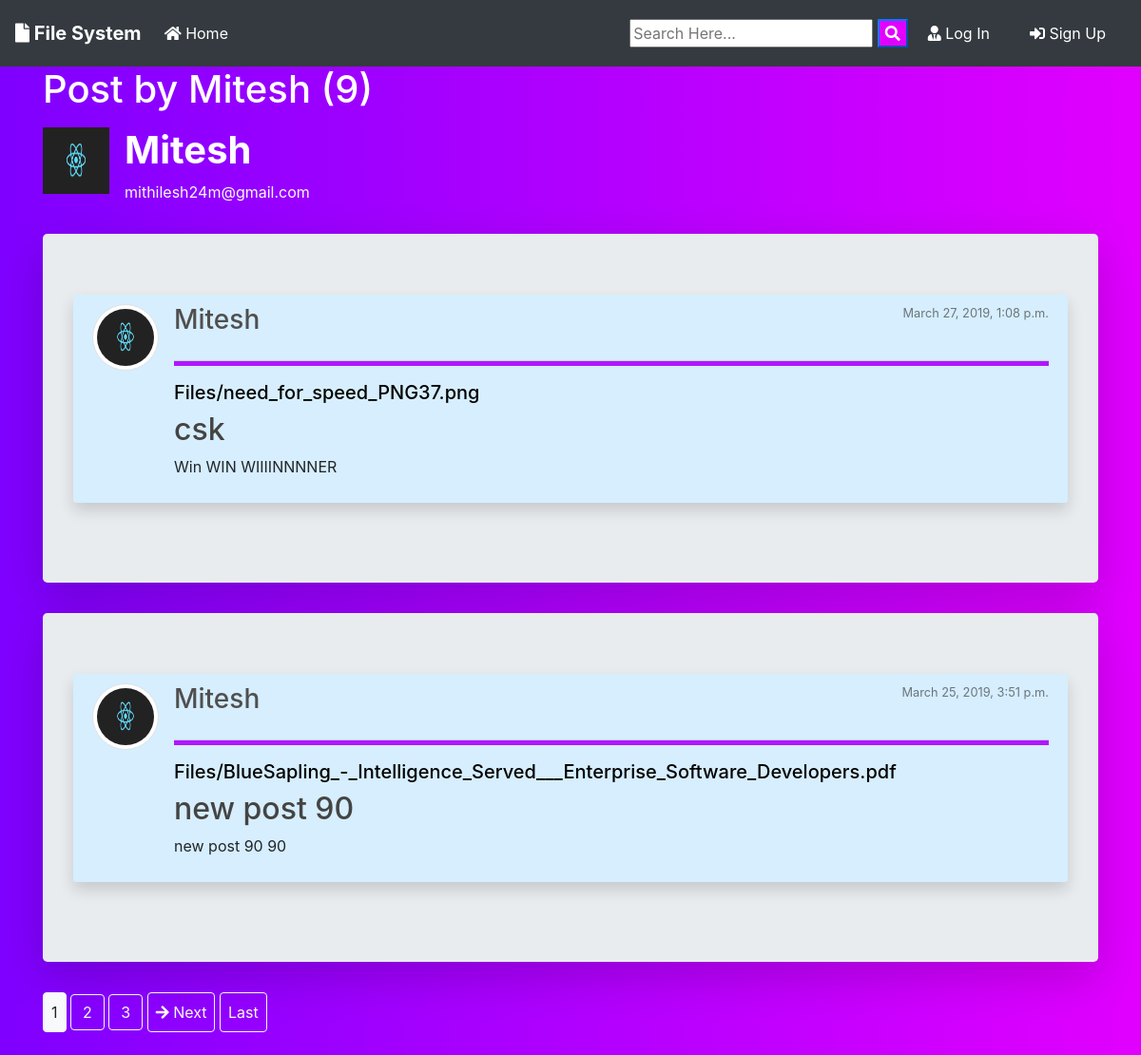
The app's page /user/Mitesh with its own data.
### FileApp/models.py (models this page shows, shortened)
class files(models.Model):
    FileName=models.CharField(max_length=100)
    file=models.FileField(null=True,blank=True,upload_to='Files')
    content=models.TextField()
    date_upload=models.DateTimeField(auto_now_add=True)
    author=models.ForeignKey(User,on_delete=models.CASCADE)

### users/models.py (models this page shows, shortened)
class Profile(models.Model):
    user = models.OneToOneField(User, on_delete=models.CASCADE)
    image = models.ImageField(default='default.jpg', upload_to='profile_pics')

### FileApp/views.py (the view)
# urls.py: path('user/<str:username>',UserPostListView.as_view(),name='user-file' ),
class UserPostListView(ListView):
    model=files
    template_name='File/user_posts.html'
    context_object_name='files'
    paginate_by=2
    def get_queryset(self):
        user=get_object_or_404(User,username=self.kwargs.get('username'))
        return files.objects.filter(author=user).order_by('-date_upload')

### FileApp/templates/File/user_posts.html (shortened to what this page needs)
{% extends 'File/base.html' %}
{% block content %}
<h1 class="mb-3 text-white">Post by {{ view.kwargs.username }} ({{ page_obj.paginator.count }})</h1>
{% for file in files|slice:"1" %}
<div class="media">
  <img id="1" data-toggle="modal" class="article-img img-fluid" data-target="#myModal" src='{{ file.author.profile.image.url  }}' alt='' />
<div class="media-body ">
    <h2 class="account-heading font-weight-bold text-white">{{ file.author }}</h2>
    <p class="font-weight-normal text-white text-light">{{ file.author.email }}</p>
</div>
</div>
{% endfor %}
{% for f in files %}
<div class="jumbotron mt-3 shadow-lg">
<article class="media content-section  shadow">
    <a href="{{ f.author.profile.image.url }}"><img src="{{ f.author.profile.image.url }}  " alt="" class="article-img rounded-circle img-thumbnail img-fluid">
    </a>
    <div class="media-body ">
      <div class="article-metadata d-flex justify-content-between">
        <a class="mr-2 " href="{% url 'user-file' f.author.username  %}"><h3>{{ f.author }}</h3></a>
        <small class="text-muted ">{{ f.date_upload }}</small>
      </div>
      <hr>
      {% if f.file %}
      <a href="{{ f.file.url }}"  download class="text-dark"><h5>{{ f.file }}</h5></a>
      {% endif %}
      <h2><a class="article-title" href="{% url 'file-detail' f.id %}">{{ f.FileName }}</a></h2>
      <p class="article-content">{{ f.content }}</p>
    </div>
  </article>
</div>
{% endfor %}
{% if is_paginated %}
  {% for num in page_obj.paginator.page_range %}
    {% if page_obj.number == num %}
    <a href="?page={{ num }}" class="btn btn-light p-2 mb-4">{{ num }}</a>
    {% elif num > page_obj.number|add:'-3' and num < page_obj.number|add:'3' %}
    <a href="?page={{ num }}" class="btn btn-outline-light  mb-4">{{ num }}</a>
    {% endif %}
  {% endfor %}
  {% if page_obj.has_next %}
  <a href="?page={{ page_obj.next_page_number }}" class="btn btn-outline-light p-2 mb-4"><i class="fas fa-arrow-right"></i> Next</a>
  <a href="?page={{ page_obj.paginator.num_pages }}" class="btn btn-outline-light p-2  mb-4">Last</a>
   {% endif %}
{% endif %}
{% endblock content %}

### FileApp/templates/File/base.html (shortened to what this page needs)
{% load staticfiles  %}
<!doctype html>
<html lang="en">
  <head>
    <link rel="stylesheet" href="https://stackpath.bootstrapcdn.com/bootstrap/4.3.1/css/bootstrap.min.css">
    <link rel="stylesheet" href="https://use.fontawesome.com/releases/v5.8.1/css/all.css" >
    <link rel="stylesheet" href="{% static 'FileApp/main.css' %}">
</head>
  <body>
        <nav class="navbar navbar-expand-lg navbar-dark bg-dark">
                <a class="navbar-brand font-weight-bold" href="{% url 'file-home' %}"><i class="fas fa-file"></i> File System</a>
                <div class="collapse navbar-collapse" id="navbarSupportedContent">
                  <ul class="navbar-nav mr-auto">
                    <li class="nav-item active">
                      <a class="nav-link" href="{% url 'file-home' %}"><i class="fas fa-home"></i> Home <span class="sr-only">(current)</span></a>
                    </li>
                  </ul>
                  <form id="searchform" action="{% url 'search' %}" method="get">
                    <input type="text" name="q" type="text" value="{{ request.GET.q }}" placeholder="Search Here..." />
                    <button type="button" onclick="searchform.submit()" class=" text-white my-color btn-primary"><i class="fa fa-search"></i></button>
                </form>
                    {% if user.is_authenticated %}
                    <a href="{% url 'user-file' user %}" class="btn text-white m-2"><i class="fas fa-user-shield"></i> My Post</a>
                    <a href="{% url 'file-create' %} " class="btn text-white m-2"><i class="fas fa-user-edit"></i> New Post</a>
                    <a href="{% url 'profile' %} " class="btn text-white m-2"><i class="fas fa-user"></i> {{ user.username }}</a>
                    <a href="{% url 'logout' %} " class="btn text-white m-2"><i class="fas fa-sign-out-alt"></i> Log Out</a>
                    {% else %}
                    <a href="{% url 'login' %} " class="btn text-white m-2"><i class="fas fa-user-tie"></i> Log In</a>
                    <a href="{% url 'signup' %} " class="btn text-white m-2"> <i class="fas fa-sign-in-alt"></i> Sign Up</a>
                    {% endif %}
                </div>
              </nav>
      <div class="container my-bg">
    {% block content %}
    {% endblock  %}
</div>
  </body>
</html>

### FileApp/static/FileApp/main.css (style rules this page uses)
body { background: linear-gradient(to right, #7f00ff, #e100ff); }
ul { margin: 0; }
h5 { color: #000; }
h3 { color: #504f4f; }
hr { border-bottom: 5px solid rgba(172, 0, 254, 0.9); }
.my-color { background-color: #e100ff; }
.content-section { background: #d6eefd; padding: 10px 20px; border-radius: 3px; margin-bottom: 20px; }
.article-title { color: #444444; }
.article-content { white-space: pre-line; }
.article-img { height: 70px; width: 70px; margin-right: 16px; }
.article-metadata { padding-bottom: 1px; margin-bottom: 4px; }
.account-heading { font-size: 2.5rem; }

### records on screen
files: author.profile.image (picture), author "Mitesh", author.email "mithilesh24m@gmail.com", date_upload "March 27, 2019, 1:08 p.m.", file "Files/need_for_speed_PNG37.png", FileName "csk", content "Win WIN WIIIINNNNER"
files: author.profile.image (picture), author "Mitesh", date_upload "March 25, 2019, 3:51 p.m.", file "Files/BlueSapling_-_Intelligence_Served___Enterprise_Software_Developers.pdf", FileName "new post 90", content "new post 90 90"

### other values on screen
{{ view.kwargs.username }} "Mitesh"
{{ page_obj.paginator.count }} "9"
{{ num }} "1"
{{ num }} "2" "3"
